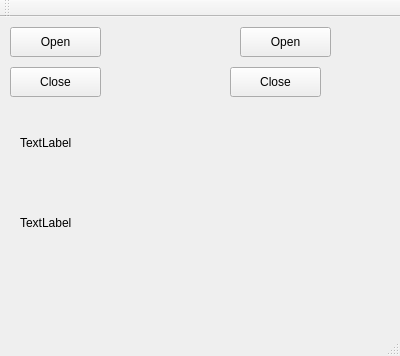
<?xml version="1.0" encoding="UTF-8"?>
<ui version="4.0">
 <class>MainWindow</class>
 <widget class="QMainWindow" name="MainWindow">
  <property name="geometry">
   <rect>
    <x>0</x>
    <y>0</y>
    <width>400</width>
    <height>356</height>
   </rect>
  </property>
  <property name="windowTitle">
   <string>MainWindow</string>
  </property>
  <widget class="QWidget" name="centralWidget">
   <widget class="QPushButton" name="pushButton">
    <property name="geometry">
     <rect>
      <x>10</x>
      <y>10</y>
      <width>91</width>
      <height>30</height>
     </rect>
    </property>
    <property name="text">
     <string>Open</string>
    </property>
   </widget>
   <widget class="QLabel" name="label">
    <property name="geometry">
     <rect>
      <x>20</x>
      <y>90</y>
      <width>361</width>
      <height>71</height>
     </rect>
    </property>
    <property name="text">
     <string>TextLabel</string>
    </property>
   </widget>
   <widget class="QPushButton" name="pushButton_2">
    <property name="geometry">
     <rect>
      <x>240</x>
      <y>10</y>
      <width>91</width>
      <height>30</height>
     </rect>
    </property>
    <property name="text">
     <string>Open</string>
    </property>
   </widget>
   <widget class="QPushButton" name="pushButton_3">
    <property name="geometry">
     <rect>
      <x>10</x>
      <y>50</y>
      <width>91</width>
      <height>30</height>
     </rect>
    </property>
    <property name="text">
     <string>Close</string>
    </property>
   </widget>
   <widget class="QPushButton" name="pushButton_4">
    <property name="geometry">
     <rect>
      <x>230</x>
      <y>50</y>
      <width>91</width>
      <height>30</height>
     </rect>
    </property>
    <property name="text">
     <string>Close</string>
    </property>
   </widget>
   <widget class="QLabel" name="label_2">
    <property name="geometry">
     <rect>
      <x>20</x>
      <y>170</y>
      <width>361</width>
      <height>71</height>
     </rect>
    </property>
    <property name="text">
     <string>TextLabel</string>
    </property>
   </widget>
  </widget>
  <widget class="QMenuBar" name="menuBar">
   <property name="geometry">
    <rect>
     <x>0</x>
     <y>0</y>
     <width>400</width>
     <height>27</height>
    </rect>
   </property>
  </widget>
  <widget class="QToolBar" name="mainToolBar">
   <attribute name="toolBarArea">
    <enum>TopToolBarArea</enum>
   </attribute>
   <attribute name="toolBarBreak">
    <bool>false</bool>
   </attribute>
  </widget>
  <widget class="QStatusBar" name="statusBar"/>
 </widget>
 <layoutdefault spacing="6" margin="11"/>
 <resources/>
 <connections/>
</ui>
